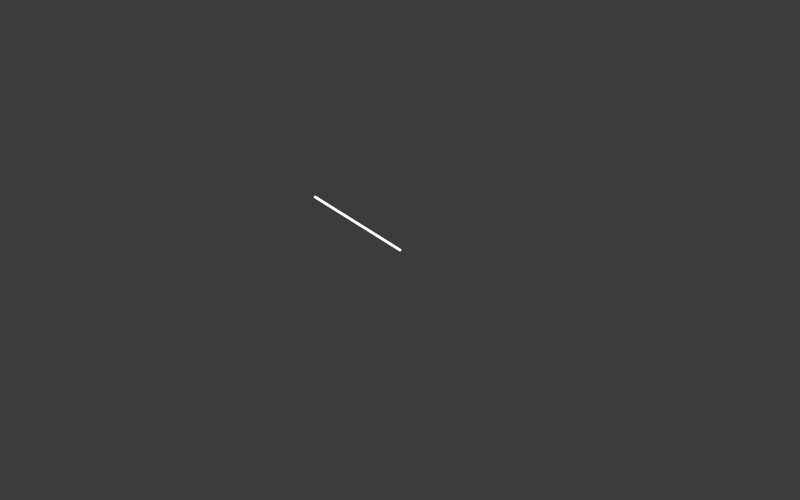
Frame 1 (no input)
Frame 60 (no input): identical to frame 1, image omitted
Frame 120 (the mouse pressed at the canvas centre since frame 60): blank canvas, image omitted

The p5.js sketch that drew this single still picture (run headless with seeded random() and noise() and a simulated clock; from frame 60 on, the mouse is pressed at the canvas centre):

// p5.js sketch
// ── sketch.js
// This was coded while reading:
// "The Nature of Code" by Daniel Shiffman
// http://natureofcode.com/

function setup() {
  var cnv = createCanvas(800,500);
}

function draw () {
  background(60,60,60);

  // One vector for mouse location
  var mouse = createVector(mouseX, mouseY);
  // Another vector for the center of the window
  var center = createVector(width/2,height/2);
  // Vector subtraction
  mouse.sub(center);

  // Vector Normalization
  mouse.normalize();

  mouse.mult(100);

  translate(width/2,height/2);
  strokeWeight(3);
  stroke(255,255,255);
  line(0,0,mouse.x,mouse.y);
}
